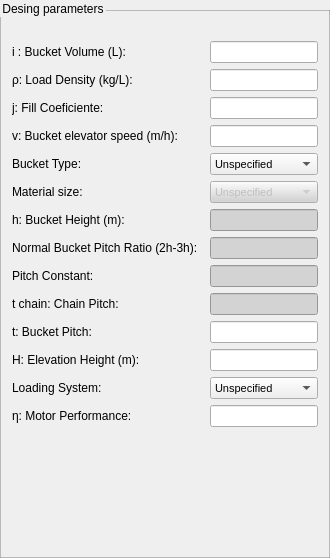
                              <widget class="QGroupBox" name="groupBox_6">
                               <property name="styleSheet">
                                <string notr="true">QGroupBox {
    border: 1px solid rgba(128, 128, 128, 0.5); /* Ajusta la opacidad según tus necesidades */
    margin-top: 10px; /* Ajusta el margen superior según tus necesidades */
    padding-top: 20px; /* Ajusta el espaciado superior según tus necesidades */
	
	font: 600 12pt &quot;Bookman Old Style&quot;;
}

QLineEdit:focus{
    border: 1px solid rgb(189, 147, 249);
}
</string>
                               </property>
                               <property name="title">
                                <string>Desing parameters</string>
                               </property>
                               <property name="alignment">
                                <set>Qt::AlignLeading|Qt::AlignLeft|Qt::AlignVCenter</set>
                               </property>
                               <layout class="QGridLayout" name="gridLayout_8">
                                <property name="topMargin">
                                 <number>10</number>
                                </property>
                                <property name="bottomMargin">
                                 <number>10</number>
                                </property>
                                <property name="horizontalSpacing">
                                 <number>9</number>
                                </property>
                                <item row="14" column="3">
                                 <widget class="QLabel" name="label_39">
                                  <property name="text">
                                   <string>t: Bucket Pitch: </string>
                                  </property>
                                  <property name="alignment">
                                   <set>Qt::AlignLeading|Qt::AlignLeft|Qt::AlignVCenter</set>
                                  </property>
                                 </widget>
                                </item>
                                <item row="10" column="4">
                                 <widget class="QLineEdit" name="lineEdit_pp_elevador">
                                  <property name="enabled">
                                   <bool>false</bool>
                                  </property>
                                  <property name="styleSheet">
                                   <string notr="true">background-color: lightgray;</string>
                                  </property>
                                 </widget>
                                </item>
                                <item row="22" column="3">
                                 <widget class="QLabel" name="label_45">
                                  <property name="text">
                                   <string>η: Motor Performance: </string>
                                  </property>
                                 </widget>
                                </item>
                                <item row="22" column="4">
                                 <widget class="QLineEdit" name="lineEdit_n_elevador">
                                  <property name="styleSheet">
                                   <string notr="true"/>
                                  </property>
                                 </widget>
                                </item>
                                <item row="7" column="4">
                                 <widget class="QComboBox" name="comboBox_tipo_elevador">
                                  <property name="cursor">
                                   <cursorShape>PointingHandCursor</cursorShape>
                                  </property>
                                  <property name="styleSheet">
                                   <string notr="true">QComboBox {
    font-size: 11px; /* Cambia el tamaño de la fuente en el QComboBox */
}


QComboBox QAbstractItemView {
	background: #FFFFFF;
    background-color: #FFFFFF; /* Cambia el color de fondo de las opciones
	 desplegadas a blanco */
	color: #000000; /* Cambia el color del texto a negro */
}

</string>
                                  </property>
                                  <item>
                                   <property name="text">
                                    <string>Unspecified</string>
                                   </property>
                                  </item>
                                  <item>
                                   <property name="text">
                                    <string>Normal bucket</string>
                                   </property>
                                  </item>
                                  <item>
                                   <property name="text">
                                    <string>Scoop bucket</string>
                                   </property>
                                  </item>
                                  <item>
                                   <property name="text">
                                    <string>Chain bucket</string>
                                   </property>
                                  </item>
                                 </widget>
                                </item>
                                <item row="3" column="3">
                                 <widget class="QLabel" name="label_35">
                                  <property name="text">
                                   <string>j: Fill Coeficiente: </string>
                                  </property>
                                  <property name="alignment">
                                   <set>Qt::AlignLeading|Qt::AlignLeft|Qt::AlignVCenter</set>
                                  </property>
                                 </widget>
                                </item>
                                <item row="7" column="3">
                                 <widget class="QLabel" name="label_38">
                                  <property name="text">
                                   <string>Bucket Type: </string>
                                  </property>
                                  <property name="alignment">
                                   <set>Qt::AlignLeading|Qt::AlignLeft|Qt::AlignVCenter</set>
                                  </property>
                                 </widget>
                                </item>
                                <item row="14" column="4">
                                 <widget class="QLineEdit" name="lineEdit_t_elevador">
                                  <property name="styleSheet">
                                   <string notr="true"/>
                                  </property>
                                 </widget>
                                </item>
                                <item row="11" column="4">
                                 <widget class="QLineEdit" name="lineEdit_cte_elevador">
                                  <property name="enabled">
                                   <bool>false</bool>
                                  </property>
                                  <property name="styleSheet">
                                   <string notr="true">background-color: lightgray;</string>
                                  </property>
                                 </widget>
                                </item>
                                <item row="21" column="4">
                                 <widget class="QComboBox" name="comboBox_sistema_elevador">
                                  <property name="cursor">
                                   <cursorShape>PointingHandCursor</cursorShape>
                                  </property>
                                  <property name="styleSheet">
                                   <string notr="true">QComboBox {
    font-size: 11px; /* Cambia el tamaño de la fuente en el QComboBox */
}


QComboBox QAbstractItemView {
	background: transparent;
    background-color: #FFFFFF; /* Cambia el color de fondo de las opciones
	 desplegadas a blanco */
	color: #000000; /* Cambia el color del texto a negro */
}</string>
                                  </property>
                                  <item>
                                   <property name="text">
                                    <string>Unspecified</string>
                                   </property>
                                  </item>
                                  <item>
                                   <property name="text">
                                    <string>From hopper</string>
                                   </property>
                                  </item>
                                  <item>
                                   <property name="text">
                                    <string>By dredging</string>
                                   </property>
                                  </item>
                                 </widget>
                                </item>
                                <item row="1" column="3">
                                 <widget class="QLabel" name="label_33">
                                  <property name="text">
                                   <string>i : Bucket Volume (L): </string>
                                  </property>
                                  <property name="alignment">
                                   <set>Qt::AlignLeading|Qt::AlignLeft|Qt::AlignVCenter</set>
                                  </property>
                                 </widget>
                                </item>
                                <item row="12" column="4">
                                 <widget class="QLineEdit" name="lineEdit_tc_elevador">
                                  <property name="enabled">
                                   <bool>false</bool>
                                  </property>
                                  <property name="styleSheet">
                                   <string notr="true">background-color: lightgray;</string>
                                  </property>
                                 </widget>
                                </item>
                                <item row="24" column="4">
                                 <spacer name="verticalSpacer_5">
                                  <property name="orientation">
                                   <enum>Qt::Vertical</enum>
                                  </property>
                                  <property name="sizeHint" stdset="0">
                                   <size>
                                    <width>20</width>
                                    <height>40</height>
                                   </size>
                                  </property>
                                 </spacer>
                                </item>
                                <item row="9" column="4">
                                 <widget class="QLineEdit" name="lineEdit_h_elevador">
                                  <property name="enabled">
                                   <bool>false</bool>
                                  </property>
                                  <property name="styleSheet">
                                   <string notr="true">background-color: lightgray;</string>
                                  </property>
                                 </widget>
                                </item>
                                <item row="18" column="3">
                                 <widget class="QLabel" name="label_41">
                                  <property name="text">
                                   <string>H: Elevation Height (m): </string>
                                  </property>
                                  <property name="alignment">
                                   <set>Qt::AlignLeading|Qt::AlignLeft|Qt::AlignVCenter</set>
                                  </property>
                                 </widget>
                                </item>
                                <item row="12" column="3">
                                 <widget class="QLabel" name="label_55">
                                  <property name="text">
                                   <string>t chain: Chain Pitch: </string>
                                  </property>
                                  <property name="alignment">
                                   <set>Qt::AlignLeading|Qt::AlignLeft|Qt::AlignVCenter</set>
                                  </property>
                                 </widget>
                                </item>
                                <item row="11" column="3">
                                 <widget class="QLabel" name="label_42">
                                  <property name="text">
                                   <string>Pitch Constant: </string>
                                  </property>
                                  <property name="alignment">
                                   <set>Qt::AlignLeading|Qt::AlignLeft|Qt::AlignVCenter</set>
                                  </property>
                                 </widget>
                                </item>
                                <item row="8" column="3">
                                 <widget class="QLabel" name="label_44">
                                  <property name="text">
                                   <string>Material size: </string>
                                  </property>
                                 </widget>
                                </item>
                                <item row="23" column="4">
                                 <spacer name="verticalSpacer_2">
                                  <property name="orientation">
                                   <enum>Qt::Vertical</enum>
                                  </property>
                                  <property name="sizeHint" stdset="0">
                                   <size>
                                    <width>20</width>
                                    <height>40</height>
                                   </size>
                                  </property>
                                 </spacer>
                                </item>
                                <item row="18" column="4">
                                 <widget class="QLineEdit" name="lineEdit_H_elevador">
                                  <property name="styleSheet">
                                   <string notr="true"/>
                                  </property>
                                 </widget>
                                </item>
                                <item row="25" column="4">
                                 <spacer name="verticalSpacer">
                                  <property name="orientation">
                                   <enum>Qt::Vertical</enum>
                                  </property>
                                  <property name="sizeHint" stdset="0">
                                   <size>
                                    <width>20</width>
                                    <height>40</height>
                                   </size>
                                  </property>
                                 </spacer>
                                </item>
                                <item row="9" column="3">
                                 <widget class="QLabel" name="label_56">
                                  <property name="text">
                                   <string>h: Bucket Height (m): </string>
                                  </property>
                                  <property name="alignment">
                                   <set>Qt::AlignLeading|Qt::AlignLeft|Qt::AlignVCenter</set>
                                  </property>
                                 </widget>
                                </item>
                                <item row="5" column="4">
                                 <widget class="QLineEdit" name="lineEdit_v_elevador">
                                  <property name="styleSheet">
                                   <string notr="true"/>
                                  </property>
                                 </widget>
                                </item>
                                <item row="5" column="3">
                                 <widget class="QLabel" name="label_37">
                                  <property name="text">
                                   <string>v: Bucket elevator speed (m/h): </string>
                                  </property>
                                  <property name="alignment">
                                   <set>Qt::AlignLeading|Qt::AlignLeft|Qt::AlignVCenter</set>
                                  </property>
                                 </widget>
                                </item>
                                <item row="2" column="3">
                                 <widget class="QLabel" name="label_34">
                                  <property name="text">
                                   <string>ρ: Load Density (kg/L): </string>
                                  </property>
                                  <property name="alignment">
                                   <set>Qt::AlignLeading|Qt::AlignLeft|Qt::AlignVCenter</set>
                                  </property>
                                 </widget>
                                </item>
                                <item row="1" column="4">
                                 <widget class="QLineEdit" name="lineEdit_i_elevador">
                                  <property name="styleSheet">
                                   <string notr="true"/>
                                  </property>
                                 </widget>
                                </item>
                                <item row="21" column="3">
                                 <widget class="QLabel" name="label_43">
                                  <property name="text">
                                   <string>Loading System: </string>
                                  </property>
                                  <property name="alignment">
                                   <set>Qt::AlignLeading|Qt::AlignLeft|Qt::AlignVCenter</set>
                                  </property>
                                 </widget>
                                </item>
                                <item row="3" column="4">
                                 <widget class="QLineEdit" name="lineEdit_j_elevador">
                                  <property name="styleSheet">
                                   <string notr="true"/>
                                  </property>
                                 </widget>
                                </item>
                                <item row="8" column="4">
                                 <widget class="QComboBox" name="comboBox_Tparticula_elevador">
                                  <property name="enabled">
                                   <bool>false</bool>
                                  </property>
                                  <property name="cursor">
                                   <cursorShape>PointingHandCursor</cursorShape>
                                  </property>
                                  <property name="styleSheet">
                                   <string notr="true">QComboBox {
background-color: lightgray;
    font-size: 11px; /* Cambia el tamaño de la fuente en el QComboBox */
}


QComboBox QAbstractItemView {
	background: #FFFFFF;
    background-color: #FFFFFF; /* Cambia el color de fondo de las opciones
	 desplegadas a blanco */
	color: #000000; /* Cambia el color del texto a negro */
}</string>
                                  </property>
                                  <item>
                                   <property name="text">
                                    <string>Unspecified</string>
                                   </property>
                                  </item>
                                  <item>
                                   <property name="text">
                                    <string>Small</string>
                                   </property>
                                  </item>
                                  <item>
                                   <property name="text">
                                    <string>Medium</string>
                                   </property>
                                  </item>
                                  <item>
                                   <property name="text">
                                    <string>Big</string>
                                   </property>
                                  </item>
                                 </widget>
                                </item>
                                <item row="2" column="4">
                                 <widget class="QLineEdit" name="lineEdit_p_elevador">
                                  <property name="styleSheet">
                                   <string notr="true"/>
                                  </property>
                                 </widget>
                                </item>
                                <item row="10" column="3">
                                 <widget class="QLabel" name="label_5">
                                  <property name="text">
                                   <string>Normal Bucket Pitch Ratio (2h-3h): </string>
                                  </property>
                                  <property name="alignment">
                                   <set>Qt::AlignLeading|Qt::AlignLeft|Qt::AlignVCenter</set>
                                  </property>
                                 </widget>
                                </item>
                               </layout>
                              </widget>
